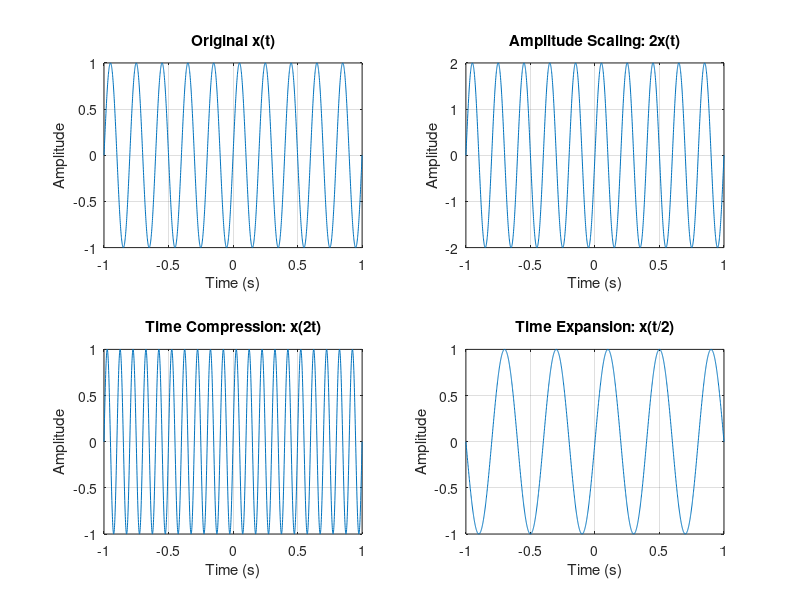

MATLAB code to generate this figure:
clc; clear; close all; 
t = -1:0.001:1; 
x = sin(2*pi*5*t); 
yA = 2*x; 
yC = sin(2*pi*5*(2*t)); 
yE = sin(2*pi*5*(t/2)); 
figure; 
subplot(2,2,1); plot(t,x); grid on; 
title('Original x(t)'); xlabel('Time (s)'); ylabel('Amplitude'); 
subplot(2,2,2); plot(t,yA); grid on; 
title('Amplitude Scaling: 2x(t)'); xlabel('Time (s)'); ylabel('Amplitude'); 
subplot(2,2,3); plot(t,yC); grid on; 
title('Time Compression: x(2t)'); xlabel('Time (s)'); ylabel('Amplitude'); 
subplot(2,2,4); plot(t,yE); grid on; 
title('Time Expansion: x(t/2)'); xlabel('Time (s)'); ylabel('Amplitude'); 
